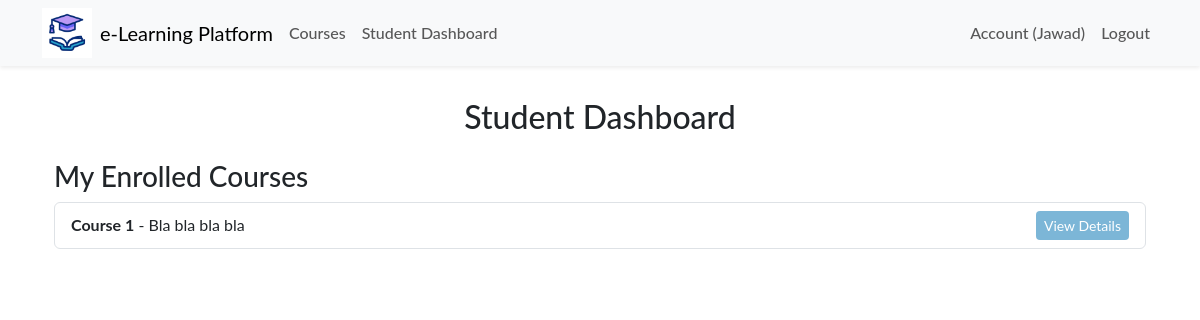
/courses/student/dashboard (signed in), run on the app's committed database.
### app/models.py (models this page shows, shortened)
class User(db.Model, UserMixin):
    id = db.Column(db.Integer, primary_key=True)
    name = db.Column(db.String(50), nullable=False)
    email = db.Column(db.String(120), unique=True, nullable=False)
    role = db.Column(db.String(10))  # 'student' or 'instructor'
    password_hash = db.Column(db.String(128), nullable=False)
    created_at = db.Column(db.DateTime, default=datetime.utcnow)

class Enrollment(db.Model):
    id = db.Column(db.Integer, primary_key=True)
    student_id = db.Column(db.Integer, db.ForeignKey('user.id'), nullable=False)
    course_id = db.Column(db.Integer, db.ForeignKey('course.id'), nullable=False)
    enrollment_date = db.Column(db.DateTime, default=datetime.utcnow)
    student = db.relationship('User', backref='enrollments', lazy=True)
    course = db.relationship('Course', backref='enrollments', lazy=True)

class Course(db.Model):
    id = db.Column(db.Integer, primary_key=True)
    title = db.Column(db.String(100), nullable=False)
    description = db.Column(db.Text, nullable=False)
    courseImage =db.Column(db.String(50), nullable=False, default='default.jpg')
    price = db.Column(db.Float, nullable=False)
    teacher_id = db.Column(db.Integer, db.ForeignKey('user.id'), nullable=False)
    created_at = db.Column(db.DateTime, default=datetime.utcnow)
    instructor = db.relationship('User', backref='courses', lazy=True)
    lessons = db.relationship('Lesson', back_populates='course', lazy=True)  # Change backref to back_populates
    category_id = db.Column(db.Integer, db.ForeignKey('category.id'), nullable=False)
    category = db.relationship('Category', backref='courses', lazy=True)

### app/routes/course.py (the view)
@bp.route('/student/dashboard')
@login_required
def student_dashboard():
    if current_user.role != 'student':
        flash('Only students can access the dashboard.', 'danger')
        return redirect(url_for('main.index'))
    enrollments = Enrollment.query.filter_by(student_id=current_user.id).all()
    return render_template('student_dashboard.html', enrollments=enrollments)

### app/__init__.py (called while the page is built)
def create_app(config_class='config.Config'):
    app = Flask(__name__)
    app.config.from_object(config_class)
    db.init_app(app)
    migrate.init_app(app, db)
    login_manager.init_app(app)
    login_manager.login_view = 'auth.login'
    mail.init_app(app)
    from .models import User
    @login_manager.user_loader
    def load_user(user_id):
        return User.query.get(int(user_id))
    from .routes.main import bp as main_bp
    from .routes.auth import bp as auth_bp
    from .routes.course import bp as course_bp
    app.register_blueprint(main_bp)
    app.register_blueprint(auth_bp)
    app.register_blueprint(course_bp)
    return app

### app/templates/student_dashboard.html
{% extends 'layout.html' %}
{% block content %}
<div class="container mt-4">
    <h2 class="text-center">Student Dashboard</h2>
    <h3 class="mt-4">My Enrolled Courses</h3>
    {% if enrollments %}
    <ul class="list-group">
        {% for enrollment in enrollments %}
        <li class="list-group-item d-flex justify-content-between align-items-center">
            <div>
                <strong>{{ enrollment.course.title }}</strong> - {{ enrollment.course.description }}
            </div>
            <a class="btn btn-primary btn-sm" href="{{ url_for('course.course_details', course_id=enrollment.course.id) }}">View Details</a>
        </li>
        {% endfor %}
    </ul>
    {% else %}
    <p class="mt-3">You are not enrolled in any courses at the moment.</p>
    {% endif %}
</div>
{% endblock %}

### app/templates/layout.html (shortened to what this page needs)
<!DOCTYPE html>
<html lang="en">
  <head>
    <link href="https://cdn.jsdelivr.net/npm/bootstrap@5.3.3/dist/css/bootstrap.min.css" rel="stylesheet" />
    <link rel="stylesheet" href="{{ url_for('static', filename='css/main.css') }}" />
  </head>
  <body>
    <nav class="navbar navbar-expand-lg navbar-light bg-light shadow-sm sticky-top">
      <div class="container">
        <img width="50px" src="{{ url_for('static', filename='/img/icone.gif') }}" alt="">
        <a class="navbar-brand mx-2" href="{{ url_for('main.index') }}">e-Learning Platform</a>
        <div class="collapse navbar-collapse" id="navbarNav">
          <ul class="navbar-nav me-auto mb-2 mb-lg-0">
            <li class="nav-item">
              <a class="nav-link" href="{{ url_for('course.list_courses') }}">Courses</a>
            </li>
            {% if current_user.is_authenticated %}
              {% if current_user.role == 'instructor' %}
              <li class="nav-item">
                <a class="nav-link" href="{{ url_for('course.instructor_dashboard') }}">Instructor Dashboard</a>
              </li>
              <li class="nav-item">
                <a class="nav-link" href="{{ url_for('course.create_course') }}">Create Course</a>
              </li>
              {% elif current_user.role == 'student' %}
              <li class="nav-item">
                <a class="nav-link" href="{{ url_for('course.student_dashboard') }}">Student Dashboard</a>
              </li>
              {% endif %}
            {% endif %}
          </ul>
          <ul class="navbar-nav ms-auto">
            {% if current_user.is_authenticated %}
            <li class="nav-item">
              <a class="nav-link" href="{{ url_for('auth.account') }}">Account ({{ current_user.name }})</a>
            </li>
            <li class="nav-item">
              <a class="nav-link" href="{{ url_for('auth.logout') }}">Logout</a>
            </li>
            {% endif %}
          </ul>
        </div>
      </div>
    </nav>
    <div class="container mt-2">{% include 'flash_msg.html' %} {% block content %}{% endblock %}</div>
  </body>
</html>

### app/static/css/main.css (style rules this page uses)
:root { --vert: #7b9b2b; --roze: #fc83cd33; --blue: #0b76b488; }
* { font-family: 'Lato', sans-serif; }
.nav-link { font-weight: 500; position: relative; border: none; }
@media (min-width: 768px) { .nav-link { font-size: 1rem; } }
@media (min-width: 768px) { .nav-link::before { content: ''; position: absolute; bottom: 0; left: 50%; transform: translatex(-50%); width: 0%; height: 2px; background-color: var(--vert); visibility: hidden; transition: 0.3s ease-in-out; } }
.btn-primary { background-color: var(--blue) ; border: none; }

### data on the page
User: name "Jawad"
Enrollment: course "Course 1", course.description "Bla bla bla bla"
